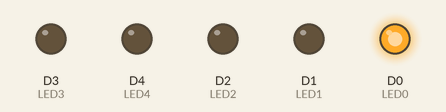
The sketch below on a simulated ESP8266 (NodeMCU). On the bench: output pins drawn as LEDs (lit = HIGH).

Above: at 0.2 s.
At 6.7 s:
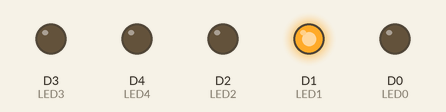
At 13.2 s:
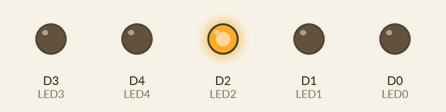
At 18.7 s:
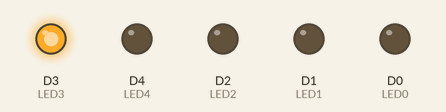
At 26.0 s:
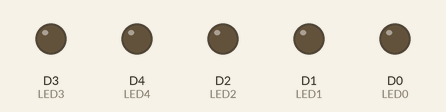
Timing chart, 0 to 28.6 s (numbered marks = the images above):
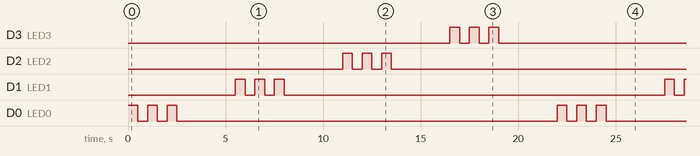

Measured:
- by itself, D3 (LED3), D2 (LED2), D1 (LED1), D0 (LED0): repeats every 22.0 s: 2 × (LOW 0.50 s, HIGH 0.50 s), LOW 19.5 s, HIGH 0.50 s
- by itself, everything shown: repeats every 22.0 s, in 24 steps

The sketch:

ESP8266_20201203.ino
```cpp
#define LED0 D0
#define LED1 D1
#define LED2 D2
#define LED3 D3
#define LED4 D4
void setup()
{
pinMode(LED0,OUTPUT);
pinMode(LED1,OUTPUT);
pinMode(LED2,OUTPUT);
pinMode(LED3,OUTPUT);
pinMode(LED4,OUTPUT);
}
void loop()
{
SetLED(LED0);delay(1000);
SetLED(LED1);delay(1000);
SetLED(LED2);delay(1000);
SetLED(LED3);delay(1000);
}

void SetLED(int LED)
{

  digitalWrite(LED,HIGH);
delay(500);
digitalWrite(LED,LOW);
delay(500);
digitalWrite(LED,HIGH);
delay(500);
digitalWrite(LED,LOW);
delay(500);
digitalWrite(LED,HIGH);
delay(500);
digitalWrite(LED,LOW);
delay(2000);
  }
```
